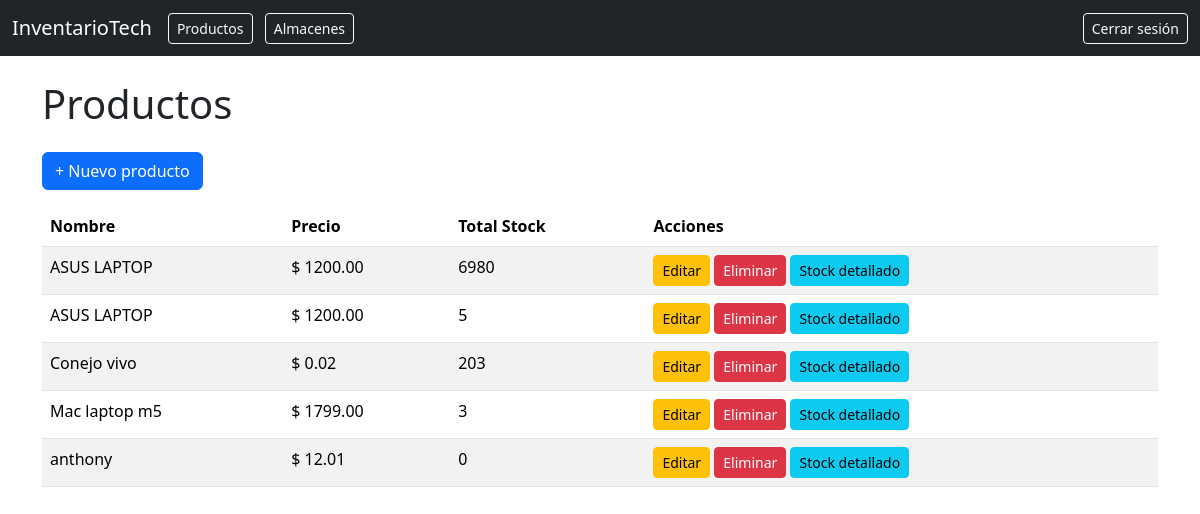
Page /inventario/productos/ (signed in) on the committed database.
### inventario_tech/models.py (models this page shows, shortened)
class Producto(models.Model):
    nombre = models.CharField(max_length=100)
    precio = models.DecimalField(
        max_digits=10, decimal_places=2, validators=[MinValueValidator(0)]
    )
    almacenes = models.ManyToManyField(Almacen, through="Stock")

### inventario_tech/views.py (the view)
# urls.py: path("productos/", ProductoListView.as_view(), name="producto-list"),
class ProductoListView(LoginRequiredMixin, StaffRequiredMixin, ListView):
    model = Producto
    template_name = "inventario_tech/producto_list.html"  #
    context_object_name = "productos"
    paginate_by = 25
    def get_queryset(self):
        return (
            Producto.objects.prefetch_related("stock_set__almacen")
            .annotate(stock_total=Sum("stock__cantidad"))
            .order_by("nombre")
        )

### inventario_tech/views.py (called while the page is built)
    def test_func(self):
        return self.request.user.is_staff

### inventario_tech/templates/inventario_tech/producto_list.html (shortened to what this page needs)
{% extends 'inventario_tech/base.html' %}
{% block content %}
<h1 class="mb-4">Productos</h1>
<a href="{% url 'inventario_tech:producto-create' %}" class="btn btn-primary mb-3">+ Nuevo producto</a>
<table class="table table-striped">
    <thead>
        <tr>
            <th>Nombre</th>
            <th>Precio</th>
            <th>Total Stock</th>
            <th>Acciones</th>
        </tr>
    </thead>
    <tbody>
        {% for producto in productos %}
        <tr>
            <td>{{ producto.nombre }}</td>
            <td>$ {{ producto.precio }}</td>
            <td>{{ producto.stock_total|default:0 }}</td>
            <td>
                <a href="{% url 'inventario_tech:producto-update' producto.pk %}"
                    class="btn btn-sm btn-warning">Editar</a>
                <a href="{% url 'inventario_tech:producto-delete' producto.pk %}"
                    class="btn btn-sm btn-danger">Eliminar</a>
                <a href="{% url 'inventario_tech:producto-stock' producto.pk %}" class="btn btn-sm btn-info">Stock
                    detallado</a>
            </td>
        </tr>
        {% endfor %}
    </tbody>
</table>
{% endblock %}

### inventario_tech/templates/inventario_tech/base.html (shortened to what this page needs)
<!DOCTYPE html>
<html lang="es">
<head>
    <link href="https://cdn.jsdelivr.net/npm/bootstrap@5.3.3/dist/css/bootstrap.min.css" rel="stylesheet">
</head>
<body>
    <nav class="navbar navbar-expand-lg navbar-dark bg-dark mb-4">
        <div class="container-fluid">
            <a class="navbar-brand" href="{% url 'home' %}">InventarioTech</a>
            {% if user.is_authenticated and user.is_staff %}
            <div>
                <a href="{% url 'inventario_tech:producto-list' %}"
                    class="btn btn-outline-light btn-sm me-2">Productos</a>
                <a href="{% url 'inventario_tech:almacen-list' %}" class="btn btn-outline-light btn-sm">Almacenes</a>
            </div>
            {% endif %}
            {% if user.is_authenticated %}
            <form action="{% url 'logout' %}" method="post" class="ms-auto d-inline">
                <button type="submit" class="btn btn-outline-light btn-sm">Cerrar sesión</button>
            </form>
            {% endif %}
        </div>
    </nav>
    <div class="container">
        {% block content %}{% endblock %}
    </div>
</body>
</html>

### rows in the picture
Producto: nombre "ASUS LAPTOP", precio "1200.00", stock_total "6980"
Producto: nombre "ASUS LAPTOP", precio "1200.00", stock_total "5"
Producto: nombre "Conejo vivo", precio "0.02", stock_total "203"
Producto: nombre "Mac laptop m5", precio "1799.00", stock_total "3"
Producto: nombre "anthony", precio "12.01", stock_total "0"
